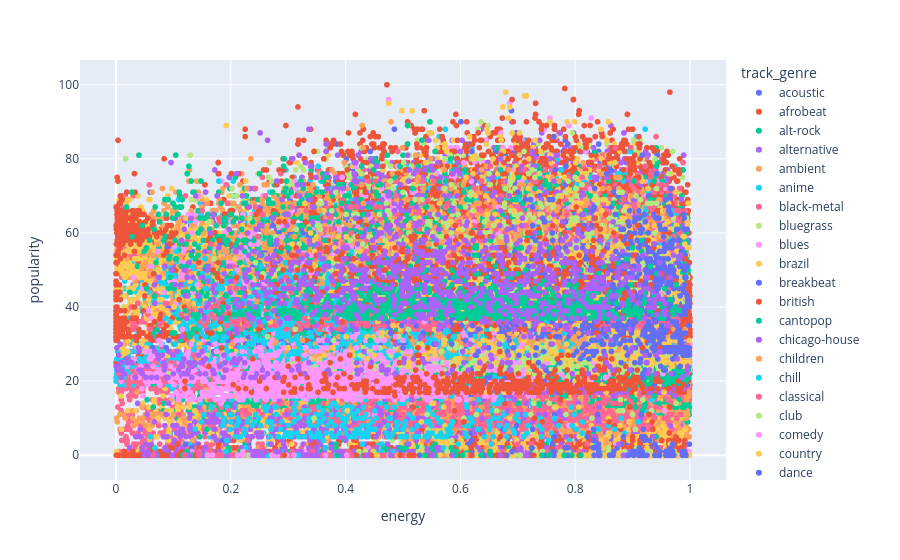

This figure's notebook cell:
### Markdown cell above
Energy Vs Popularity

### Code cell
fig_ener_pop = px.scatter(data_frame = spotify_data,
                          x=spotify_data['energy'],
                          y=spotify_data['popularity'],
                          color=spotify_data['track_genre']
                          
                          )
fig_ener_pop.show()
